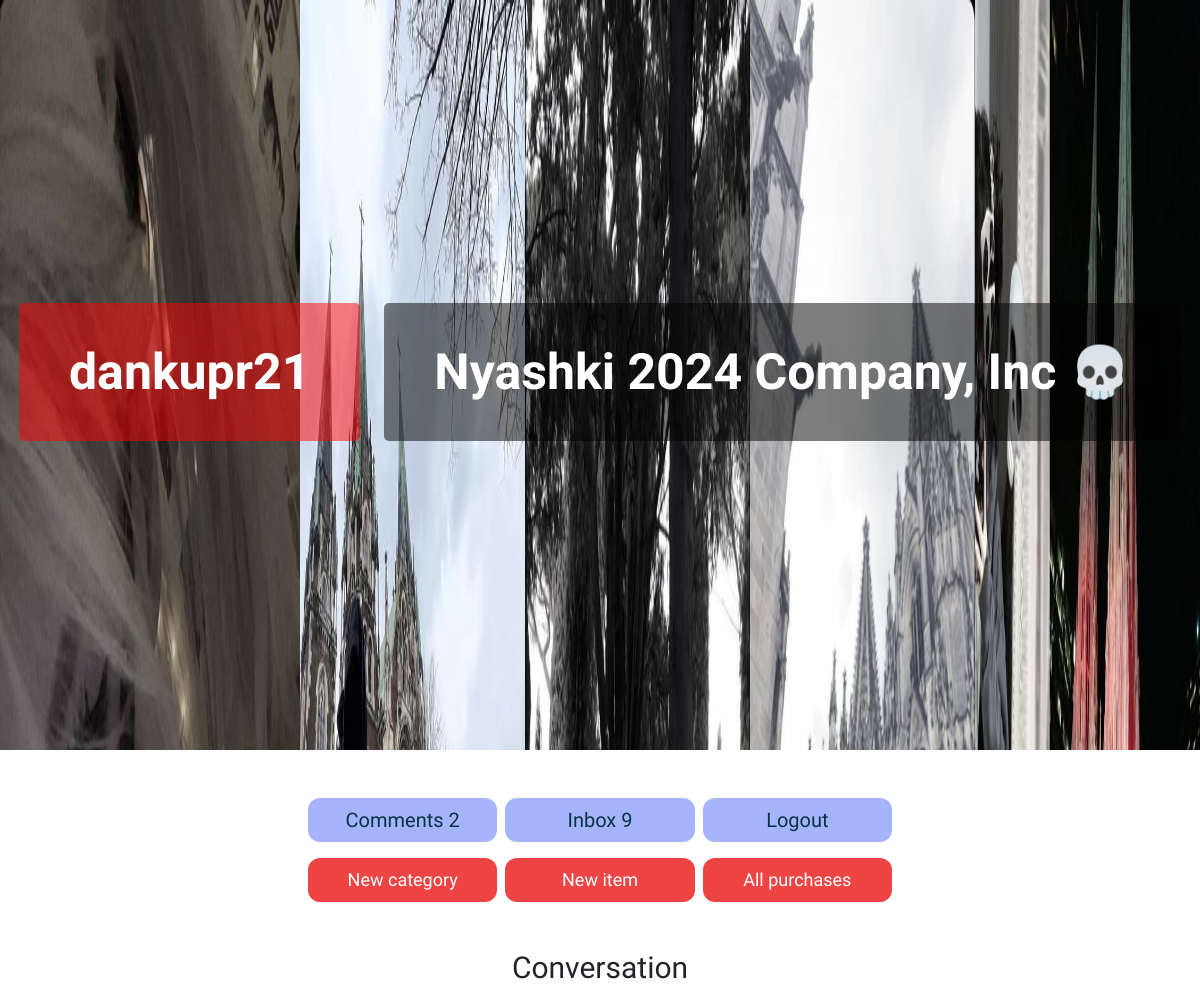
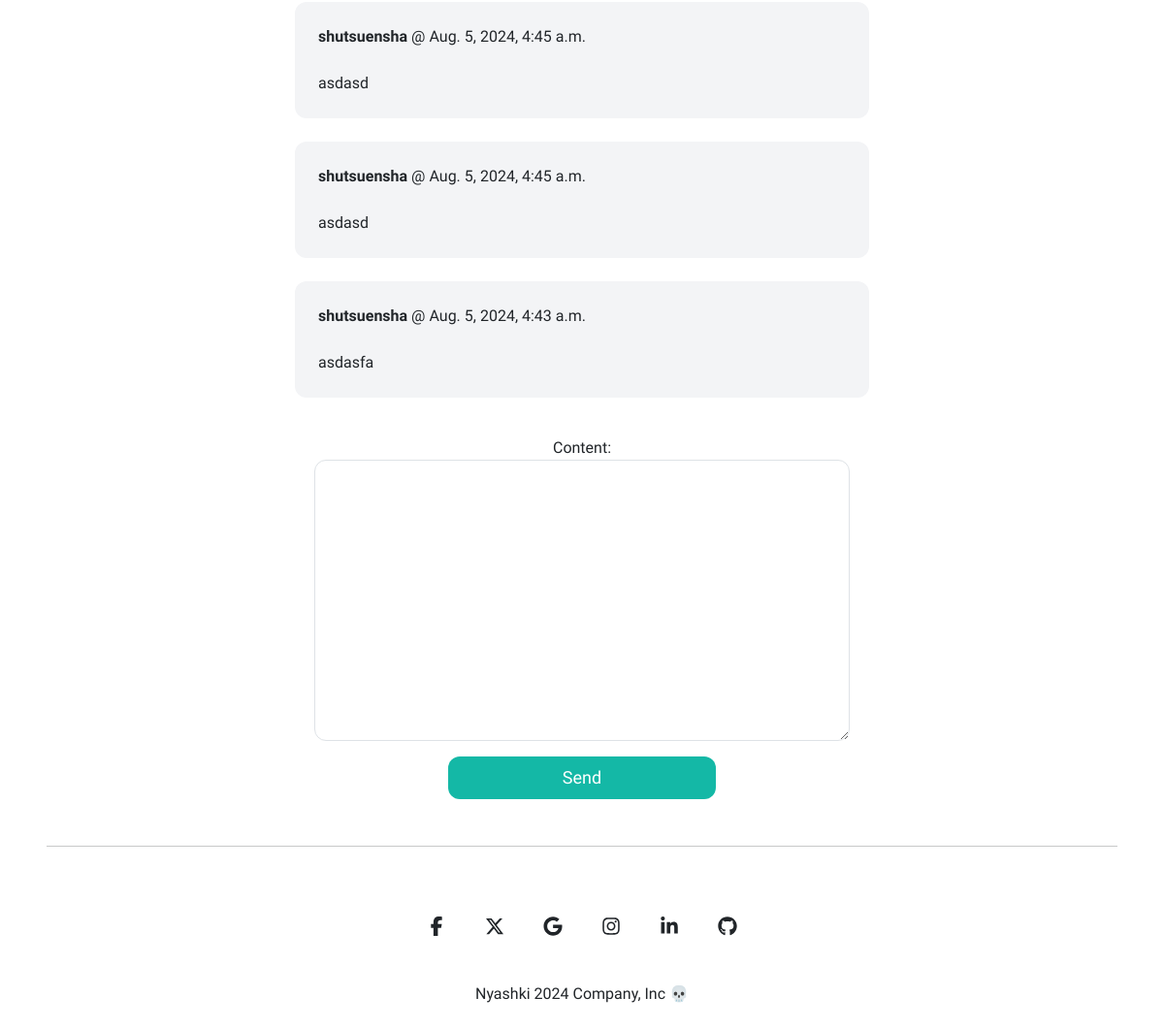
The page /inbox/13/ (signed in) on the database its author committed (2 pictures, top to bottom).
### item/models.py (models this page shows)
class Comment(models.Model):
    user = models.ForeignKey(User, related_name='comments', on_delete=models.CASCADE)
    description = models.TextField()
    created_at = models.DateTimeField()
    class Meta:
        ordering = ('-created_at',)

### conversation/models.py (models this page shows)
class ConversationMessage(models.Model):
    conversation = models.ForeignKey(Conversation, related_name='messages', on_delete=models.CASCADE)
    content = models.TextField()
    created_at = models.DateTimeField(auto_now_add=True)
    created_by = models.ForeignKey(User, related_name='created_messages', on_delete=models.CASCADE)

### conversation/views.py (the view)
# urls.py: path('<int:pk>/', views.detail, name='detail'),
@login_required
def detail(request, pk):
    conversation = Conversation.objects.filter(members__in=[request.user.id]).get(pk=pk)
    if request.method == 'POST':
        form = ConversationMessageForm(request.POST)
        if form.is_valid():
            conversation_message = form.save(commit=False)
            conversation_message.conversation = conversation
            conversation_message.created_by = request.user
            conversation_message.save()
            conversation.save()
            return redirect('conversation:detail', pk=pk)
        else:
            return render(request, 'conversation/detail.html', {
                'conversation': conversation,
                'form': form,
                'asdad21213': True,
                'show_tab': False,
                'fgjdfkljgdfklgjdf': 'aczxczxczxczxc'
    })
    else:
        form = ConversationMessageForm()
    return render(request, 'conversation/detail.html', {
        'conversation': conversation,
        'form': form,
        'asdad21213': True,
        'show_tab': False,
    })

### conversation/forms.py
class ConversationMessageForm(forms.ModelForm):
    class Meta:
        model = ConversationMessage
        fields = ('content',)
        widgets = {
            'content': forms.Textarea(attrs={
                'class': 'block w-full md:w-1/2 mx-auto py-4 px-6 rounded-xl border dark:bg-zinc-500'
            })
        }

### conversation/templates/conversation/detail.html (shortened to what this page needs)
{% extends 'core/base.html' %}
{% block content %}
<h1 class="mb-6 text-3xl mt-4 dark:text-white text-center" id="target-element">Conversation</h1>
<div class="space-y-6 md:w-1/2 mx-auto">
    {% for message in conversation.messages.all|slice:"::-1" %}
        <div class="p-6 flex {% if message.created_by == request.user %}bg-blue-100{% else %}bg-gray-100 dark:bg-zinc-500 dark:text-white{% endif %} rounded-xl transition-transform duration-300 transform hover:scale-110">
            <div>
                <p class="mb-4"><strong>{{ message.created_by.username }}</strong> @ {{ message.created_at }}</p>
                <p>{{ message.content }}</p>
            </div>
        </div>
    {% endfor %}
</div>
<div class="mx-10 fsdfujgsdofgui transition-transform duration-300 transform hover:scale-105 mt-10" id="{{fgjdfkljgdfklgjdf}}">
    <form method="post" action="." class="dark:text-white">
        <div class="space-y-4 text-center">
            {{ form.as_p }}
        </div>
        <div class="md:mx-auto md:w-1/2">        <button class="block w-3/4 mt-3 md:w-1/2 mx-auto text-center py-2 text-lg bg-teal-500 hover:bg-teal-700 rounded-xl text-white">Send</button>
        </div>
    </form>
</div>
{% endblock %}

### core/templates/core/base.html (shortened to what this page needs)
{% load static %}
<!doctype html>
<html>
    <head>
        <script src="https://cdn.tailwindcss.com"></script>
        <link href="https://cdn.jsdelivr.net/npm/bootstrap@5.3.3/dist/css/bootstrap.min.css" rel="stylesheet">
    </head>
    <body class="dark:bg-zinc-700" id="target-element">
        <header class="text-center parallax-header" id="sign_header" style="cursor: pointer;">
          <div class="text-container">
            {% if request.user.is_authenticated %}
            <strong id="username" class="md:text-3xl text-3xl font-bold">{{request.user.username}}</strong>
            {% endif %}
            <a href="/" id="nyashki" class="md:text-3xl text-3xl font-bold">Nyashki 2024 Company, Inc 💀</a>
          </div>
      </header>
        {% if request.user.is_authenticated %}
        <div class="grid grid-cols-3 gap-2 mt-2 px-2 md:w-1/2 md:mx-auto mb-3 mt-5 transition-transform duration-300 transform hover:scale-105" id="{{zxc12qwiehjqwaiode}}">
          <a href="{% url 'item:all_comments' %}" class="block text-center px-2 py-2 text-lg md:text-xl  bg-indigo-300 text-cyan-950 hover:text-white rounded-xl hover:bg-indigo-400" style="position:relative;">Comments {{ request.user.comments.all | length }}</a>
          <a href="{% url 'conversation:inbox' %}" class="block text-center px-2 py-2 text-lg md:text-xl bg-indigo-300 text-cyan-950 hover:text-white rounded-xl hover:bg-indigo-400">Inbox {{ request.user.conversations.all | length }}</a>
          <a href="{% url 'core:logout' %}" class="block text-center px-2 py-2 text-lg md:text-xl bg-indigo-300 text-cyan-950 hover:text-white rounded-xl hover:bg-indigo-400">Logout</a>
          </div>
        {% endif %}
        {% if request.user.is_superuser %}
        <div class="grid grid-cols-3 gap-2 mt-2 px-2 md:mx-auto md:w-1/2 transition-transform duration-300 transform hover:scale-105">
          <a href="{% url 'item:new_category' %}" class="px-2 py-2 text-lg  bg-red-500 text-white text-center rounded-xl hover:bg-red-700">New category</a>
          <a href="{% url 'item:new_item' %}" class="px-2 py-2 text-lg  bg-red-500 text-white text-center rounded-xl hover:bg-red-700">New item</a>
          <a href="{% url 'item:all_purchases' %}" class="px-2 py-2 text-lg  bg-red-500 text-white text-center rounded-xl hover:bg-red-700">All purchases</a>
        </div>
        {%endif%}
        <div class="xcvxckjvl123 px-2 mt-5">
            {% block content %}
            {% endblock %}
        </div>
        <hr class="dark:text-white m-5">
        <footer
        class="flex flex-col items-center text-center text-surface dark:bg-zinc-700 dark:text-white">
        <div class="container mt-2">
          <div class="mb-2 flex justify-center space-x-2">
            <a
              href="#!"
              type="button"
              class="rounded-full bg-transparent p-3 font-medium uppercase leading-normal text-surface transition duration-150 ease-in-out hover:bg-neutral-100 focus:outline-none focus:ring-0 dark:text-white dark:hover:bg-secondary-900"
              data-twe-ripple-init>
              <span class="[&>svg]:h-5 [&>svg]:w-5">
              </span>
            </a>
            <a
              href="#!"
              type="button"
              class="rounded-full bg-transparent p-3 font-medium uppercase leading-normal text-surface transition duration-150 ease-in-out hover:bg-neutral-100 focus:outline-none focus:ring-0 dark:text-white dark:hover:bg-secondary-900"
              data-twe-ripple-init>
              <span class="mx-auto [&>svg]:h-5 [&>svg]:w-5">
              </span>
            </a>
            <a
              href="#!"
              type="button"
              class="rounded-full bg-transparent p-3 font-medium uppercase leading-normal text-surface transition duration-150 ease-in-out hover:bg-neutral-100 focus:outline-none focus:ring-0 dark:text-white dark:hover:bg-secondary-900"
              data-twe-ripple-init>
              <span class="mx-auto [&>svg]:h-5 [&>svg]:w-5">
              </span>
            </a>
            <a
              href="#!"
              type="button"
              class="rounded-full bg-transparent p-3 font-medium uppercase leading-normal text-surface transition duration-150 ease-in-out hover:bg-neutral-100 focus:outline-none focus:ring-0 dark:text-white dark:hover:bg-secondary-900"
              data-twe-ripple-init>
              <span class="mx-auto [&>svg]:h-5 [&>svg]:w-5">
              </span>
            </a>
            <a
              href="#!"
              type="button"
              class="rounded-full bg-transparent p-3 font-medium uppercase leading-normal text-surface transition duration-150 ease-in-out hover:bg-neutral-100 focus:outline-none focus:ring-0 dark:text-white dark:hover:bg-secondary-900"
              data-twe-ripple-init>
              <span class="mx-auto [&>svg]:h-5 [&>svg]:w-5">
              </span>
            </a>
            <a
              href="#!"
              type="button"
              class="rounded-full bg-transparent p-3 font-medium uppercase leading-normal text-surface transition duration-150 ease-in-out hover:bg-neutral-100 focus:outline-none focus:ring-0 dark:text-white dark:hover:bg-secondary-900"
              data-twe-ripple-init>
              <span class="mx-auto [&>svg]:h-5 [&>svg]:w-5">
              </span>
            </a>
          </div>
        </div>
        <div class="w-full p-4 text-center">
          <a href="#">Nyashki 2024 Company, Inc 💀</a>
        </div>
        </footer>
    </body>
</html>

### rows shown on the page
ConversationMessage: created_by.username "shutsuensha", created_at "Aug. 5, 2024, 4:45 a.m.", content "asdasd"
ConversationMessage: created_by.username "shutsuensha", created_at "Aug. 5, 2024, 4:45 a.m.", content "asdasd"
ConversationMessage: created_by.username "shutsuensha", created_at "Aug. 5, 2024, 4:43 a.m.", content "asdasfa"

### other values the page prints
{{ request.user.username }} "dankupr21"
{{ request.user.comments.all | length }} "2"
{{ request.user.conversations.all | length }} "9"
